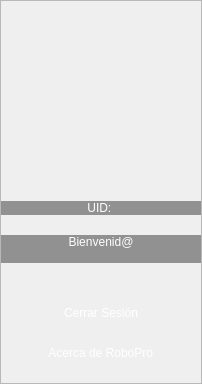
           <widget class="QFrame" name="menu_lateral">
            <property name="minimumSize">
             <size>
              <width>0</width>
              <height>0</height>
             </size>
            </property>
            <property name="maximumSize">
             <size>
              <width>300</width>
              <height>16777215</height>
             </size>
            </property>
            <property name="styleSheet">
             <string notr="true">QFrame#menu_lateral{
background-color:rgba(0, 0, 0,0)
}
QLabel{
color:white;
font: 700 14pt &quot;Segoe UI&quot;;
}
QLabel#lb_userID,
QLabel#lb_bienvenido,
QLabel#lb_userName{
background-color:rgba(0,0,0,100);
}
QPushButton{
color:white;
border-radius:10px;
	font: 14pt &quot;Segoe UI&quot;;
}
QPushButton#bt_cerrarSesion:hover{
color:rgba(173, 51, 51,255);
background-color: rgba(0, 51, 102,100);
}
QPushButton#bt_acercaDe:hover,
QPushButton#bt_perfil:hover{
/*color:rgb(0, 51, 102);*/
background-color: rgba(0, 51, 102,100);
}</string>
            </property>
            <property name="frameShape">
             <enum>QFrame::StyledPanel</enum>
            </property>
            <property name="frameShadow">
             <enum>QFrame::Raised</enum>
            </property>
            <layout class="QVBoxLayout" name="verticalLayout_15">
             <property name="spacing">
              <number>0</number>
             </property>
             <property name="leftMargin">
              <number>0</number>
             </property>
             <property name="topMargin">
              <number>0</number>
             </property>
             <property name="rightMargin">
              <number>0</number>
             </property>
             <property name="bottomMargin">
              <number>0</number>
             </property>
             <item>
              <widget class="QPushButton" name="bt_perfil">
               <property name="minimumSize">
                <size>
                 <width>200</width>
                 <height>200</height>
                </size>
               </property>
               <property name="cursor">
                <cursorShape>PointingHandCursor</cursorShape>
               </property>
               <property name="toolTip">
                <string>Editar perfil</string>
               </property>
               <property name="text">
                <string/>
               </property>
               <property name="icon">
                <iconset>
                 <normaloff>resources/images/MainWindow/perfiles/avatar_0.png</normaloff>resources/images/MainWindow/perfiles/avatar_0.png</iconset>
               </property>
               <property name="iconSize">
                <size>
                 <width>200</width>
                 <height>200</height>
                </size>
               </property>
              </widget>
             </item>
             <item>
              <widget class="QLabel" name="lb_userID">
               <property name="text">
                <string>UID: </string>
               </property>
               <property name="alignment">
                <set>Qt::AlignCenter</set>
               </property>
              </widget>
             </item>
             <item>
              <spacer name="verticalSpacer_4">
               <property name="orientation">
                <enum>Qt::Vertical</enum>
               </property>
               <property name="sizeType">
                <enum>QSizePolicy::Fixed</enum>
               </property>
               <property name="sizeHint" stdset="0">
                <size>
                 <width>20</width>
                 <height>20</height>
                </size>
               </property>
              </spacer>
             </item>
             <item>
              <widget class="QLabel" name="lb_bienvenido">
               <property name="text">
                <string>Bienvenid@</string>
               </property>
               <property name="alignment">
                <set>Qt::AlignCenter</set>
               </property>
              </widget>
             </item>
             <item>
              <widget class="QLabel" name="lb_userName">
               <property name="text">
                <string/>
               </property>
               <property name="alignment">
                <set>Qt::AlignCenter</set>
               </property>
              </widget>
             </item>
             <item>
              <spacer name="verticalSpacer">
               <property name="orientation">
                <enum>Qt::Vertical</enum>
               </property>
               <property name="sizeHint" stdset="0">
                <size>
                 <width>20</width>
                 <height>40</height>
                </size>
               </property>
              </spacer>
             </item>
             <item>
              <layout class="QHBoxLayout" name="horizontalLayout_39">
               <item>
                <spacer name="horizontalSpacer_74">
                 <property name="orientation">
                  <enum>Qt::Horizontal</enum>
                 </property>
                 <property name="sizeType">
                  <enum>QSizePolicy::Minimum</enum>
                 </property>
                 <property name="sizeHint" stdset="0">
                  <size>
                   <width>0</width>
                   <height>20</height>
                  </size>
                 </property>
                </spacer>
               </item>
               <item>
                <widget class="QPushButton" name="bt_cerrarSesion">
                 <property name="cursor">
                  <cursorShape>PointingHandCursor</cursorShape>
                 </property>
                 <property name="text">
                  <string> Cerrar Sesión </string>
                 </property>
                </widget>
               </item>
               <item>
                <spacer name="horizontalSpacer_73">
                 <property name="orientation">
                  <enum>Qt::Horizontal</enum>
                 </property>
                 <property name="sizeType">
                  <enum>QSizePolicy::Minimum</enum>
                 </property>
                 <property name="sizeHint" stdset="0">
                  <size>
                   <width>0</width>
                   <height>20</height>
                  </size>
                 </property>
                </spacer>
               </item>
              </layout>
             </item>
             <item>
              <spacer name="verticalSpacer_3">
               <property name="orientation">
                <enum>Qt::Vertical</enum>
               </property>
               <property name="sizeType">
                <enum>QSizePolicy::Fixed</enum>
               </property>
               <property name="sizeHint" stdset="0">
                <size>
                 <width>20</width>
                 <height>20</height>
                </size>
               </property>
              </spacer>
             </item>
             <item>
              <layout class="QHBoxLayout" name="horizontalLayout_40">
               <item>
                <spacer name="horizontalSpacer_75">
                 <property name="orientation">
                  <enum>Qt::Horizontal</enum>
                 </property>
                 <property name="sizeType">
                  <enum>QSizePolicy::Minimum</enum>
                 </property>
                 <property name="sizeHint" stdset="0">
                  <size>
                   <width>0</width>
                   <height>20</height>
                  </size>
                 </property>
                </spacer>
               </item>
               <item>
                <widget class="QPushButton" name="bt_acercaDe">
                 <property name="cursor">
                  <cursorShape>PointingHandCursor</cursorShape>
                 </property>
                 <property name="text">
                  <string> Acerca de RoboPro </string>
                 </property>
                </widget>
               </item>
               <item>
                <spacer name="horizontalSpacer_76">
                 <property name="orientation">
                  <enum>Qt::Horizontal</enum>
                 </property>
                 <property name="sizeType">
                  <enum>QSizePolicy::Minimum</enum>
                 </property>
                 <property name="sizeHint" stdset="0">
                  <size>
                   <width>0</width>
                   <height>20</height>
                  </size>
                 </property>
                </spacer>
               </item>
              </layout>
             </item>
             <item>
              <spacer name="verticalSpacer_2">
               <property name="orientation">
                <enum>Qt::Vertical</enum>
               </property>
               <property name="sizeType">
                <enum>QSizePolicy::Fixed</enum>
               </property>
               <property name="sizeHint" stdset="0">
                <size>
                 <width>20</width>
                 <height>20</height>
                </size>
               </property>
              </spacer>
             </item>
            </layout>
           </widget>
